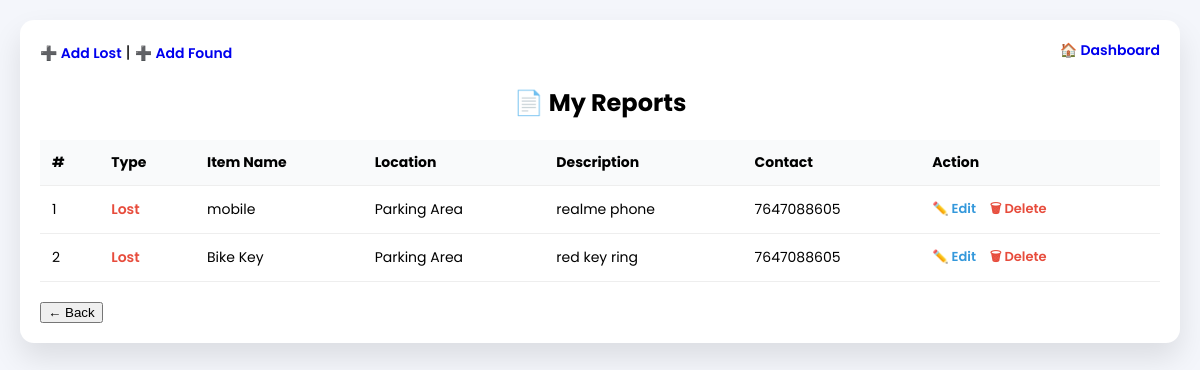
The page /LostFound/user/my_reports.php (signed in) on the database its author committed.
### tables this page shows
CREATE TABLE `items` (
  `id` int(11) NOT NULL,
  `user_email` varchar(255) NOT NULL,
  `user_id` int(11) DEFAULT NULL,
  `item_type` enum('Lost','Found') NOT NULL,
  `item_name` varchar(100) NOT NULL,
  `name` varchar(100) NOT NULL,
  `location` varchar(150) NOT NULL,
  `description` text DEFAULT NULL,
  `contact` varchar(100) NOT NULL,
  `reported_at` timestamp NOT NULL DEFAULT current_timestamp()
);

### LostFound/user/my_reports.php (the view, shortened to what this page needs)
<?php
include "../config/db.php";
$user_id = $_SESSION['user_id'];
$q = mysqli_query($conn, "
    SELECT * FROM items
    WHERE user_id='$user_id'
    ORDER BY id DESC
");
?>
<!DOCTYPE html>
<html lang="en">
<head>
</head>
<body>
<div class="box">
<div class="top-links">
    <div>
        <a href="add_lost.php">➕ Add Lost</a> |
        <a href="add_found.php">➕ Add Found</a>
    </div>
    <a href="../dashboard.php">🏠 Dashboard</a>
</div>
<h2>📄 My Reports</h2>
<table>
<tr>
    <th>#</th>
    <th>Type</th>
    <th>Item Name</th>
    <th>Location</th>
    <th>Description</th>
    <th>Contact</th>
    <th>Action</th>
</tr>
<?php
if(mysqli_num_rows($q) > 0){
    $i = 1;
    while($row = mysqli_fetch_assoc($q)){
?>
<tr>
    <td><?= $i++; ?></td>
    <td class="<?= $row['item_type']=='Lost' ? 'type-lost' : 'type-found'; ?>">
        <?= htmlspecialchars($row['item_type']); ?>
    </td>
    <td><?= htmlspecialchars($row['item_name']); ?></td>
    <td><?= htmlspecialchars($row['location']); ?></td>
    <td><?= htmlspecialchars($row['description']); ?></td>
    <td><?= htmlspecialchars($row['contact']); ?></td>
    <td class="actions">
        <a class="edit" href="edit_item.php?id=<?= $row['id']; ?>">✏️ Edit</a>
        <a class="delete"
           href="delete_item.php?id=<?= $row['id']; ?>"
           onclick="return confirm('Are you sure you want to delete this item?')">
           🗑 Delete
        </a>
    </td>
</tr>
<?php
    }
}else{
    echo "<tr><td colspan='7' class='empty'>No reports found</td></tr>";
}
?>
</table>
<div class="back-box">
    <button type="button" onclick="history.back()">← Back</button>
</div>
</div>
</body>
</html>

### LostFound/user/my_reports.php (style rules this page uses)
body { margin:0; font-family:Poppins,sans-serif; background:#f4f6fb; padding:20px; }
.box { background:#fff; padding:20px; border-radius:14px; box-shadow:0 15px 30px rgba(0,0,0,0.1); max-width:1200px; margin:auto; }
h2 { text-align:center; margin-bottom:20px; }
.top-links { display:flex; justify-content:space-between; margin-bottom:15px; }
.top-links a { text-decoration:none; font-size:14px; font-weight:600; }
table { width:100%; border-collapse:collapse; }
th,td { padding:12px; border-bottom:1px solid #eee; text-align:left; font-size:14px; }
th { background:#f9fafb; }
.type-lost { color:#e74c3c; font-weight:600; }
.actions a { text-decoration:none; margin-right:10px; font-size:13px; font-weight:600; }
.edit { color:#3498db; }
.delete { color:#e74c3c; }
.back-box { margin-top:20px; display:flex; justify-content:space-between; }

### rows shown on the page
items: item_type "Lost", item_name "mobile", location "Parking Area", description "realme phone", contact "7647088605"
items: item_type "Lost", item_name "Bike Key", location "Parking Area", description "red key ring", contact "7647088605"
